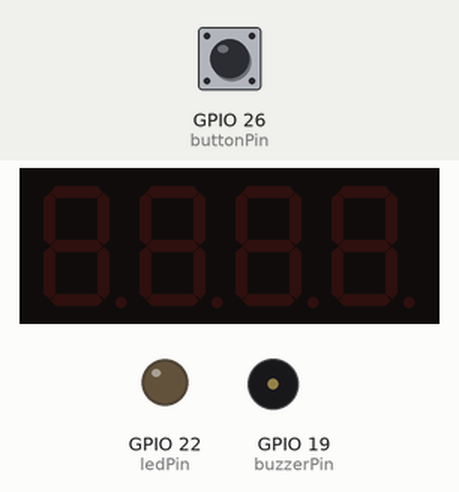
Bench run of a sketch on a simulated ESP32. Shown: 4-digit seven-segment display, output pins drawn as LEDs (lit = HIGH), buzzer (waves = sounding). Inputs (shaded band) come from the test bench; at power-on: GPIO 26 (buttonPin) HIGH. What the sketch prints to the serial monitor is not drawn.

Above: at 1.2 s.
1.3 s: GPIO 26 (buttonPin) pulled LOW for 0.15 s
At 2.5 s:
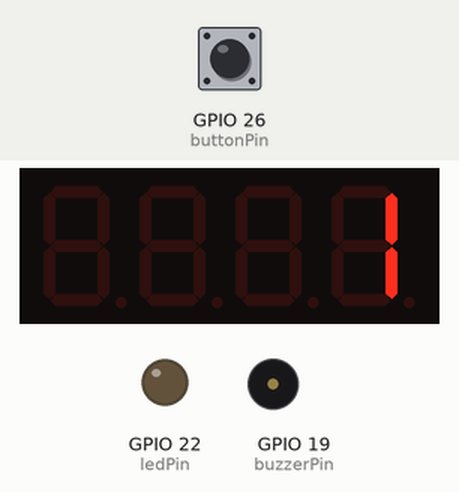
3.1 s: GPIO 26 (buttonPin) pulled LOW for 1 s
At 5.0 s:
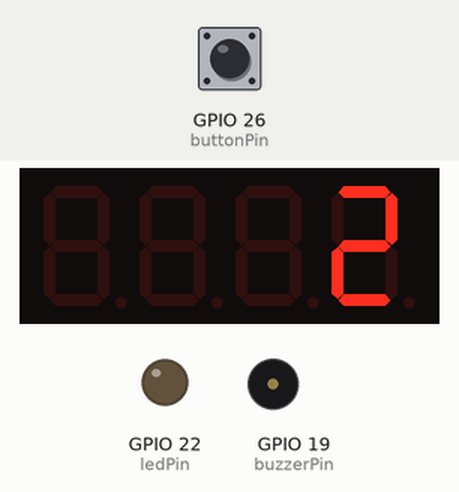
5.7 s: GPIO 26 (buttonPin) pulled LOW for 0.15 s
At 6.9 s:
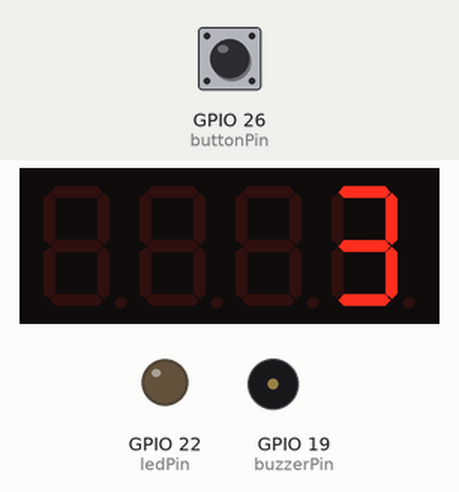
7.5 s: GPIO 26 (buttonPin) pulled LOW for 1 s
At 9.5 s:
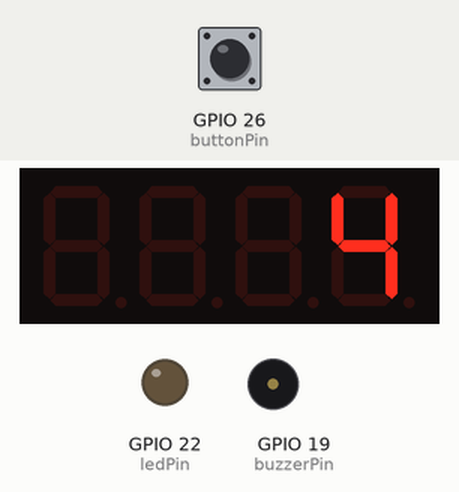
10.1 s: GPIO 26 (buttonPin) pulsed LOW 2 times (0.12 s each, 0.3 s apart)
At 11.7 s:
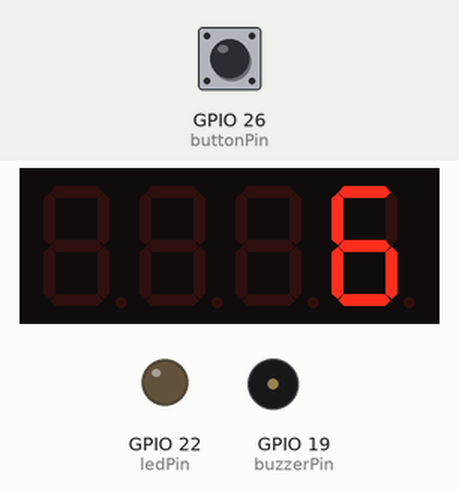
Timing chart, 0 to 13.2 s (numbered marks = the images above; inputs shaded):
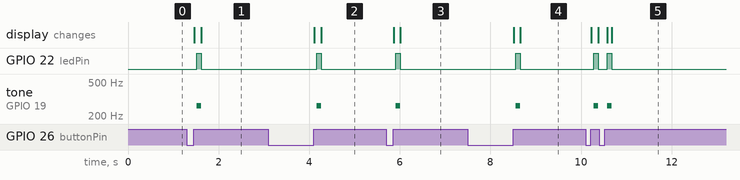

Measured:
- after the input at 1.3 s, GPIO 22 (ledPin): LOW → HIGH after 0.22 s, → LOW 0.10 s later; tone on GPIO 19 (buzzerPin): silent → 262 Hz after 0.22 s, → silent 0.10 s later
- after the input at 3.1 s, GPIO 22 (ledPin): LOW → HIGH after 1.1 s, → LOW 0.10 s later; tone on GPIO 19 (buzzerPin): silent → 262 Hz after 1.1 s, → silent 0.10 s later; the display: first changes after 1.0 s (image 2 shows a later state)
- after the input at 5.7 s, GPIO 22 (ledPin): LOW → HIGH after 0.21 s, → LOW 0.10 s later; tone on GPIO 19 (buzzerPin): silent → 262 Hz after 0.21 s, → silent 0.10 s later; the display: first changes after 0.16 s (image 3 shows a later state)
- after the input at 7.5 s, GPIO 22 (ledPin): LOW → HIGH after 1.1 s, → LOW 0.10 s later; tone on GPIO 19 (buzzerPin): silent → 262 Hz after 1.1 s, → silent 0.10 s later; the display: first changes after 1.0 s (image 4 shows a later state)
- after the input at 10.1 s, GPIO 22 (ledPin): alternates HIGH for 0.10 s and LOW for 0.20 s, 4 changes in all, then stays LOW, starting after 0.18 s; tone on GPIO 19 (buzzerPin): alternates 262 Hz for 0.10 s and silent for 0.20 s, 4 changes in all, then stays silent, starting after 0.18 s

The sketch:

sketch.ino
```cpp
#include <TM1637.h>
#include <Wire.h>
TM1637 display(12, 13);
int buttonPin = 26;
int lastState = LOW;
int counter = 0;
int ledPin = 22;
int buzzerPin = 19;
int buttonState = LOW;
unsigned long lastPressTime = 0;
void setup() {
  Serial.begin(115200);
  pinMode(buttonPin, INPUT_PULLUP);
  pinMode(ledPin, OUTPUT);
  pinMode(buzzerPin, OUTPUT);
  digitalWrite(ledPin, LOW);

    lastState = digitalRead(buttonPin);
}

void loop() {

  buttonState = digitalRead(buttonPin);
  if (buttonState == HIGH && lastState == LOW){
  display.init();
  display.set(7);
  counter += 1;
  Serial.print(counter);
  delay(50);
    digitalWrite(ledPin, HIGH);
    tone(buzzerPin, 262);
    delay(100);
    digitalWrite(ledPin, LOW);
    noTone(buzzerPin);
  }
 lastState = buttonState;
 if (counter < 10){
  display.display(3, counter);
 }
 else if ( 10 <=  counter < 100){
  display.display(2, counter / 10);
  display.display(3, counter % 10);
 }
 else if (100 <= counter < 1000){
  display.display(1, counter / 100);
  display.display(2, (counter / 10) % 10);
  display.display(3, counter % 10);
 }
 if (millis()-lastPressTime > 60000){
  clearDisplay();
  digitalWrite(ledPin, LOW);  // Turn off LED
  noTone(buzzerPin);
 }
 }
 void clearDisplay() {
  int8_t clearData[4] = { 0x7F, 0x7F, 0x7F, 0x7F };
  display.display(clearData);
}
```
